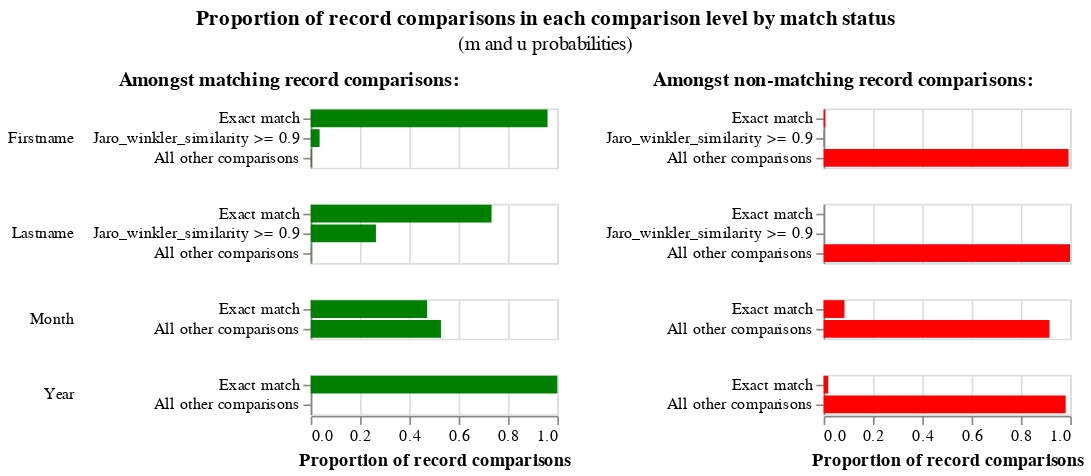

Source (notebook cell):
### Code cell
linker.m_u_parameters_chart()

### Figure 1 — Vega-Lite specification as saved in the notebook (floating-point values rounded to 4 significant figures)
{"config": {"view": {"width": 400, "height": 300}, "title": {"anchor": "middle", "offset": 10}, "header": {"title": null}}, "hconcat": [{"mark": "bar", "title": {"text": "Amongst matching record comparisons:", "fontWeight": "bold", "fontSize": 12}, "encoding": {"row": {"type": "nominal", "field": "comparison_name", "sort": {"field": "comparison_sort_order"}, "header": {"labelAngle": 0, "labelAnchor": "middle", "labelAlign": "left"}}, "x": {"type": "quantitative", "field": "m_probability", "axis": {"title": "Proportion of record comparisons"}}, "y": {"type": "nominal", "axis": {"title": null}, "field": "label_for_charts", "sort": {"field": "comparison_vector_value", "order": "descending"}}, "tooltip": [{"type": "nominal", "field": "m_probability_description", "title": "m probability description"}, {"type": "nominal", "field": "comparison_name", "title": "Comparison column name"}, {"type": "ordinal", "field": "label_for_charts", "title": "Label"}, {"type": "nominal", "field": "sql_condition", "title": "SQL condition"}, {"type": "quantitative", "field": "m_probability", "format": ".4p", "title": "m probability"}, {"type": "quantitative", "field": "u_probability", "format": ".4p", "title": "u probability"}, {"type": "quantitative", "field": "bayes_factor", "title": "Bayes factor = m/u", "format": ",.4f"}, {"type": "quantitative", "field": "log2_bayes_factor", "title": "Match weight = log2(m/u)", "format": ",.4f"}], "color": {"value": "green"}}, "resolve": {"scale": {"y": "independent"}}, "transform": [{"filter": "(datum.bayes_factor != 'no-op filter due to vega lite issue 4680')"}], "width": 150, "height": {"step": 12}}, {"mark": "bar", "title": {"text": "Amongst non-matching record comparisons:", "fontWeight": "bold", "fontSize": 12}, "encoding": {"row": {"type": "nominal", "field": "comparison_name", "sort": {"field": "comparison_sort_order"}, "header": {"labels": false}}, "x": {"type": "quantitative", "field": "u_probability", "axis": {"title": "Proportion of record comparisons"}}, "y": {"type": "nominal", "axis": {"title": null}, "field": "label_for_charts", "sort": {"field": "comparison_vector_value", "order": "descending"}}, "tooltip": [{"type": "nominal", "field": "u_probability_description", "title": "u probability description"}, {"type": "nominal", "field": "comparison_name", "title": "Comparison column name"}, {"type": "ordinal", "field": "label_for_charts", "title": "Label"}, {"type": "nominal", "field": "sql_condition", "title": "SQL condition"}, {"type": "quantitative", "field": "m_probability", "format": ".4p", "title": "m probability"}, {"type": "quantitative", "field": "u_probability", "format": ".4p", "title": "u probability"}, {"type": "quantitative", "field": "bayes_factor", "title": "Bayes factor = m/u", "format": ",.4f"}, {"type": "quantitative", "field": "log2_bayes_factor", "title": "Match weight = log2(m/u)", "format": ",.4f"}], "color": {"value": "red"}}, "resolve": {"scale": {"y": "independent"}}, "transform": [{"filter": "(datum.bayes_factor != 'no-op filter2 due to vega lite issue 4680')"}], "width": 150, "height": {"step": 12}}], "data": {"values": [{"comparison_name": "Firstname", "sql_condition": "\"Firstname_l\" = \"Firstname_r\"", "label_for_charts": "Exact match", "m_probability": 0.9603, "u_probability": 0.005485, "m_probability_description": "Amongst matching record comparisons, 96.03% of records are in the exact match comparison level", "u_probability_description": "Amongst non-matching record comparisons, 0.55% of records are in the exact match comparison level", "has_tf_adjustments": false, "tf_adjustment_column": null, "tf_adjustment_weight": 1.0, "is_null_level": false, "bayes_factor": 175.1, "log2_bayes_factor": 7.452, "comparison_vector_value": 2, "max_comparison_vector_value": 2, "bayes_factor_description": "If comparison level is `exact match` then comparison is 175.07 times more likely to be a match", "probability_two_random_records_match": 0.0001, "comparison_sort_order": 0}, {"comparison_name": "Firstname", "sql_condition": "jaro_winkler_similarity(\"Firstname_l\", \"Firstname_r\") >= 0.9", "label_for_charts": "Jaro_winkler_similarity >= 0.9", "m_probability": 0.03603, "u_probability": 0.001528, "m_probability_description": "Amongst matching record comparisons, 3.60% of records are in the jaro_winkler_similarity >= 0.9 comparison level", "u_probability_description": "Amongst non-matching record comparisons, 0.15% of records are in the jaro_winkler_similarity >= 0.9 comparison level", "has_tf_adjustments": false, "tf_adjustment_column": null, "tf_adjustment_weight": 1.0, "is_null_level": false, "bayes_factor": 23.58, "log2_bayes_factor": 4.559, "comparison_vector_value": 1, "max_comparison_vector_value": 2, "bayes_factor_description": "If comparison level is `jaro_winkler_similarity >= 0.9` then comparison is 23.58 times more likely to be a match", "probability_two_random_records_match": 0.0001, "comparison_sort_order": 0}, {"comparison_name": "Firstname", "sql_condition": "ELSE", "label_for_charts": "All other comparisons", "m_probability": 0.003697, "u_probability": 0.993, "m_probability_description": "Amongst matching record comparisons, 0.37% of records are in the all other comparisons comparison level", "u_probability_description": "Amongst non-matching record comparisons, 99.30% of records are in the all other comparisons comparison level", "has_tf_adjustments": false, "tf_adjustment_column": null, "tf_adjustment_weight": 1.0, "is_null_level": false, "bayes_factor": 0.003724, "log2_bayes_factor": -8.069, "comparison_vector_value": 0, "max_comparison_vector_value": 2, "bayes_factor_description": "If comparison level is `all other comparisons` then comparison is  268.56 times less likely to be a match", "probability_two_random_records_match": 0.0001, "comparison_sort_order": 0}, {"comparison_name": "Lastname", "sql_condition": "\"Lastname_l\" = \"Lastname_r\"", "label_for_charts": "Exact match", "m_probability": 0.7334, "u_probability": 0.0004718, "m_probability_description": "Amongst matching record comparisons, 73.34% of records are in the exact match comparison level", "u_probability_description": "Amongst non-matching record comparisons, 0.05% of records are in the exact match comparison level", "has_tf_adjustments": false, "tf_adjustment_column": null, "tf_adjustment_weight": 1.0, "is_null_level": false, "bayes_factor": 1554.0, "log2_bayes_factor": 10.6, "comparison_vector_value": 2, "max_comparison_vector_value": 2, "bayes_factor_description": "If comparison level is `exact match` then comparison is 1,554.36 times more likely to be a match", "probability_two_random_records_match": 0.0001, "comparison_sort_order": 1}, {"comparison_name": "Lastname", "sql_condition": "jaro_winkler_similarity(\"Lastname_l\", \"Lastname_r\") >= 0.9", "label_for_charts": "Jaro_winkler_similarity >= 0.9", "m_probability": 0.2645, "u_probability": 0.0003308, "m_probability_description": "Amongst matching record comparisons, 26.45% of records are in the jaro_winkler_similarity >= 0.9 comparison level", "u_probability_description": "Amongst non-matching record comparisons, 0.03% of records are in the jaro_winkler_similarity >= 0.9 comparison level", "has_tf_adjustments": false, "tf_adjustment_column": null, "tf_adjustment_weight": 1.0, "is_null_level": false, "bayes_factor": 799.7, "log2_bayes_factor": 9.643, "comparison_vector_value": 1, "max_comparison_vector_value": 2, "bayes_factor_description": "If comparison level is `jaro_winkler_similarity >= 0.9` then comparison is 799.65 times more likely to be a match", "probability_two_random_records_match": 0.0001, "comparison_sort_order": 1}, {"comparison_name": "Lastname", "sql_condition": "ELSE", "label_for_charts": "All other comparisons", "m_probability": 0.002141, "u_probability": 0.9992, "m_probability_description": "Amongst matching record comparisons, 0.21% of records are in the all other comparisons comparison level", "u_probability_description": "Amongst non-matching record comparisons, 99.92% of records are in the all other comparisons comparison level", "has_tf_adjustments": false, "tf_adjustment_column": null, "tf_adjustment_weight": 1.0, "is_null_level": false, "bayes_factor": 0.002142, "log2_bayes_factor": -8.867, "comparison_vector_value": 0, "max_comparison_vector_value": 2, "bayes_factor_description": "If comparison level is `all other comparisons` then comparison is  466.79 times less likely to be a match", "probability_two_random_records_match": 0.0001, "comparison_sort_order": 1}, {"comparison_name": "Month", "sql_condition": "\"Month_l\" = \"Month_r\"", "label_for_charts": "Exact match", "m_probability": 0.4718, "u_probability": 0.08434, "m_probability_description": "Amongst matching record comparisons, 47.18% of records are in the exact match comparison level", "u_probability_description": "Amongst non-matching record comparisons, 8.43% of records are in the exact match comparison level", "has_tf_adjustments": false, "tf_adjustment_column": null, "tf_adjustment_weight": 1.0, "is_null_level": false, "bayes_factor": 5.594, "log2_bayes_factor": 2.484, "comparison_vector_value": 1, "max_comparison_vector_value": 1, "bayes_factor_description": "If comparison level is `exact match` then comparison is 5.59 times more likely to be a match", "probability_two_random_records_match": 0.0001, "comparison_sort_order": 2}, {"comparison_name": "Month", "sql_condition": "ELSE", "label_for_charts": "All other comparisons", "m_probability": 0.5282, "u_probability": 0.9157, "m_probability_description": "Amongst matching record comparisons, 52.82% of records are in the all other comparisons comparison level", "u_probability_description": "Amongst non-matching record comparisons, 91.57% of records are in the all other comparisons comparison level", "has_tf_adjustments": false, "tf_adjustment_column": null, "tf_adjustment_weight": 1.0, "is_null_level": false, "bayes_factor": 0.5768, "log2_bayes_factor": -0.7938, "comparison_vector_value": 0, "max_comparison_vector_value": 1, "bayes_factor_description": "If comparison level is `all other comparisons` then comparison is  1.73 times less likely to be a match", "probability_two_random_records_match": 0.0001, "comparison_sort_order": 2}, {"comparison_name": "Year", "sql_condition": "\"Year_l\" = \"Year_r\"", "label_for_charts": "Exact match", "m_probability": 0.9998, "u_probability": 0.01861, "m_probability_description": "Amongst matching record comparisons, 99.98% of records are in the exact match comparison level", "u_probability_description": "Amongst non-matching record comparisons, 1.86% of records are in the exact match comparison level", "has_tf_adjustments": true, "tf_adjustment_column": "Year", "tf_adjustment_weight": 1.0, "is_null_level": false, "bayes_factor": 53.74, "log2_bayes_factor": 5.748, "comparison_vector_value": 1, "max_comparison_vector_value": 1, "bayes_factor_description": "If comparison level is `exact match` then comparison is 53.74 times more likely to be a match", "probability_two_random_records_match": 0.0001, "comparison_sort_order": 3}, {"comparison_name": "Year", "sql_condition": "ELSE", "label_for_charts": "All other comparisons", "m_probability": 0.0001505, "u_probability": 0.9814, "m_probability_description": "Amongst matching record comparisons, 0.02% of records are in the all other comparisons comparison level", "u_probability_description": "Amongst non-matching record comparisons, 98.14% of records are in the all other comparisons comparison level", "has_tf_adjustments": false, "tf_adjustment_column": null, "tf_adjustment_weight": 1.0, "is_null_level": false, "bayes_factor": 0.0001534, "log2_bayes_factor": -12.67, "comparison_vector_value": 0, "max_comparison_vector_value": 1, "bayes_factor_description": "If comparison level is `all other comparisons` then comparison is  6,520.80 times less likely to be a match", "probability_two_random_records_match": 0.0001, "comparison_sort_order": 3}]}, "title": {"text": "Proportion of record comparisons in each comparison level by match status", "subtitle": "(m and u probabilities)"}, "$schema": "https://vega.github.io/schema/vega-lite/v4.json"}
